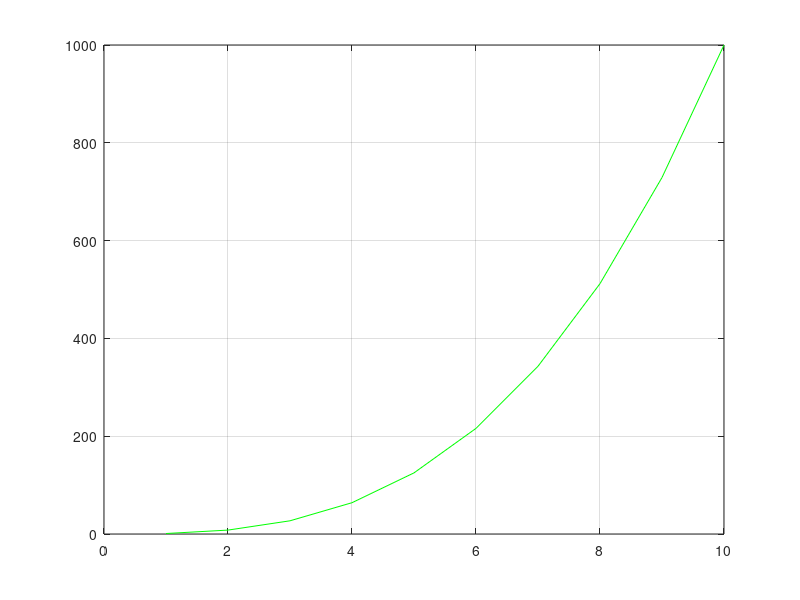

The MATLAB script that drew this image:
clear all
clc

t = 10;

r = arrayfun(@(x) x.^3, [1:t]);

figure('Name','First Plot!','NumberTitle','off');
plot([1:t],r,'green');
grid on;

